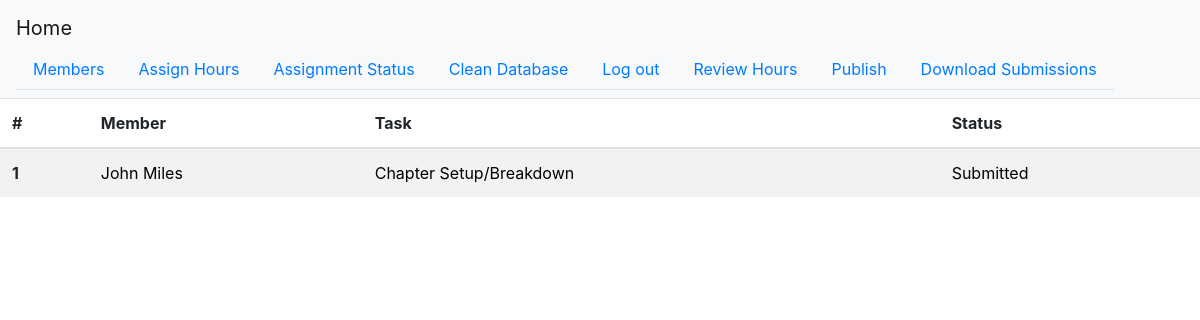
The app's page /assignment_status (signed in), older data.
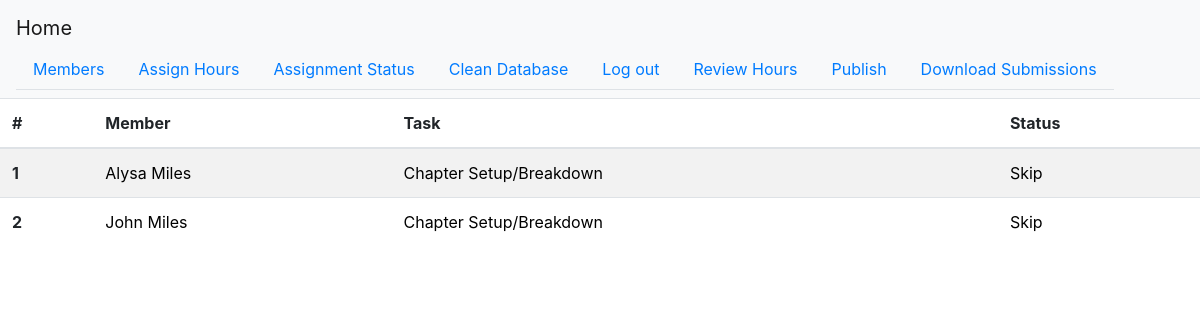
The same page, newer data.
### app.py (models this page shows, shortened)
class Member(db.Model):
    id = db.Column(db.Integer, primary_key=True)
    first = db.Column(db.Text)
    last = db.Column(db.Text)
    phone = db.Column(db.Text)
    email = db.Column(db.Text)
    status = db.Column(db.Text)
    active = db.Column(db.Boolean)
    hours = db.Column(db.Integer)
    assigned = db.Column(db.Boolean)
    skips = db.Column(db.Integer)

class CleanupHour(db.Model):
    id = db.Column(db.Integer, primary_key=True)
    name = db.Column(db.Text)
    task_id = db.Column(db.Integer)
    day = db.Column(db.Text)
    due_time = db.Column(db.Text)
    worth = db.Column(db.Integer)
    difficulty = db.Column(db.Integer)
    link = db.Column(db.Text)

class Assignment(db.Model):
    id = db.Column(db.Integer, primary_key=True)
    member_id = db.Column(db.Integer, db.ForeignKey('member.id'))
    task_id = db.Column(db.Integer, db.ForeignKey('cleanup_hour.id'))
    phone_number = db.Column(db.Text)
    response = db.Column(db.Text)

### app.py (the view)
@app.route('/assignment_status', methods=['GET', 'POST'])
@login_required
def assignment_status():
    assignments = Assignment.query.all()
    members_list = []
    tasks = []
    try:
        for assign in assignments:
            member = Member.query.get(assign.member_id)
            task = CleanupHour.query.get(assign.task_id)
            members_list.append(member)
            tasks.append(task)
    except Exception as e:
        print(e)
        print('There was a problem generating member-cleanup hour pairs from the assignments in the database')
    enumerated = range(len(assignments))
    return render_template('assignment_status.html', members=members_list, tasks=tasks, assignments=assignments,
                           enumerated=enumerated)

### app.py (called while the page is built)
@login_manager.user_loader
def load_user(user_id):
    return User.query.get(user_id)

### templates/assignment_status.html
{% extends "base.html" %}
{% block content %}
    <table class="table table-striped">
        <thead>
        <tr>
            <th scope="col">#</th>
            <th scope="col">Member</th>
            <th scope="col">Task</th>
            <th scope="col">Status</th>
        </tr>
        </thead>
        <tbody>
        {% for i in enumerated %}
            <tr>
                <th scope="row">{{ i + 1 }}</th>
                <td>
                    <a style="color:black" href="{{ url_for('member_page',identifier=members[i].id)}}">
                        {{ members[i].first + ' ' + members[i].last }}
                    </a>
                </td>
                <td>
                    <a style="color:black" href="{{ url_for('task_page',identifier=tasks[i].id)}}">
                        {{ tasks[i].name }}
                    </a>
                </td>
                <td>
                    <a style="color:black">{{ assignments[i].response }}</a>
                </td>
            </tr>
        {% endfor %}
        </tbody>
    </table>
{% endblock %}

Row changes from the older to the newer data that the page shows:
now on this page (row edited): Member: first+last "Alysa Miles"
added Assignment: response "Skip"
Text that changed along with them:
new list line: "1"
new list line: "Chapter Setup/Breakdown"
new list line: "Skip"
new list line: "2"
new list line: "John Miles"
list line gone: "1"
list line gone: "John Miles"
list line gone: "Chapter Setup/Breakdown"
list line gone: "Submitted"
